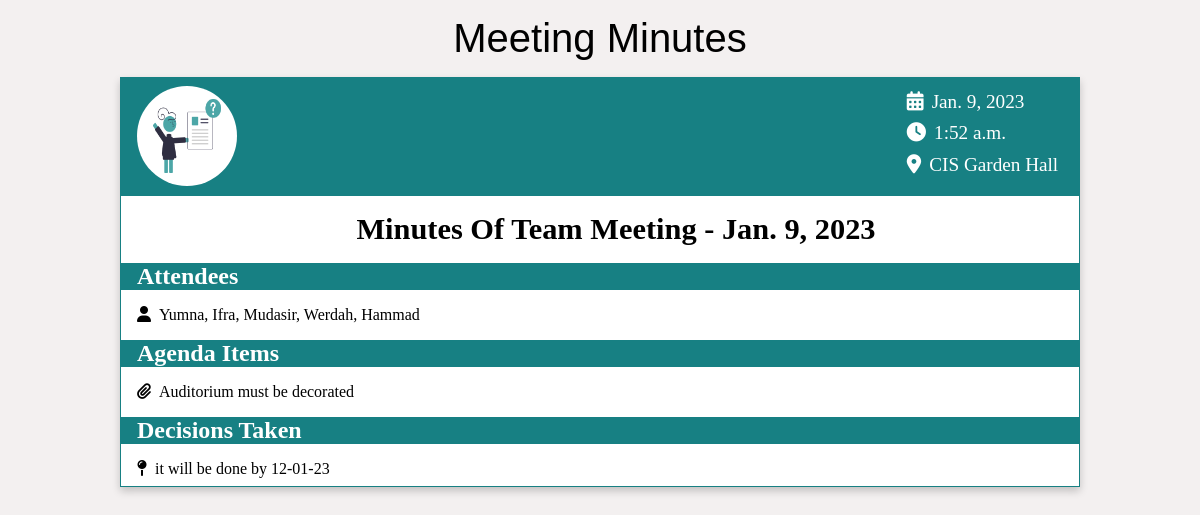
The page /meeting/1/ (signed in) on the database its author committed.
### meeting_minutes/models.py (models this page shows)
class meeting(models.Model):
    id = models.IntegerField(primary_key=True)
    date = models.DateField(default=False)
    time = models.TimeField(default=False)
    location = models.TextField(max_length=200)
    agenda = models.TextField(max_length=1000)
    members = models.TextField(max_length=200)
    decision = models.TextField(max_length=1000)

### meeting_minutes/views.py (the view)
# urls.py: path('<int:id>/', views.minutes, name='minutes'),
@login_required
def minutes(request, id):
    minutes= get_object_or_404(meeting, id=id)
    params={"meet": minutes}
    return render (request, 'minutes.html', params)

### templates/minutes.html (shortened to what this page needs)
<!DOCTYPE html>
<html lang="en">
<head>
    <link rel="stylesheet" href="/static/minutes page.css">
    <link rel="stylesheet" href="https://cdnjs.cloudflare.com/ajax/libs/font-awesome/6.2.1/css/all.min.css"
 />
</head>
<body>
    <div class="container">
        <h1 style="margin-bottom: 1rem;">Meeting Minutes</h1>
        <div class="page">
            <div class="header">
                <img src="/static/undraw_pending_approval_xuu9.png" />
                    <div class="chotu">
                        <span><i class="fa-solid u fa-calendar-days"></i>{{meet.date}}</span>
                        <span><i class="fa-solid u fa-clock"></i>{{meet.time}}</span>
                        <span><i class="fa-solid u fa-location-dot"></i>{{meet.location}}</span>
                    </div>
            </div>
            <h2 class="headd">Minutes Of Team Meeting - {{meet.date}}</h2>
            <div class="attendees">
                <div class="head">
                    <h2>Attendees</h2></div>
                <div class="modal-body">
                    <ul>
                      <li>
                        <p><i class="fa-solid u fa-user"></i>{{meet.members}}</p>
                      </li>
                    </ul>
                  </div>
            </div>
            <div class="agenda">
                <div class="head">
                <h2>Agenda Items</h2></div>
                <div class="modal-body">
                    <ul>
                      <li>
                        <p><i class="fa-solid u fa-paperclip"></i>{{meet.agenda}}</p>
                      </li>
                    </ul>
                  </div>
            </div>
            <div class="Decisions">
                <div class="head">
                    <h2>Decisions Taken</h2></div>
                <div class="modal-body">
                    <ul>
                      <li>
                        <p><i class="fa-solid u fa-map-pin"></i>{{meet.decision}}</p>
                      </li>
                    </ul>
                  </div>
            </div>
        </div>
    </div>
</body>
</html>

### static/minutes page.css (style rules this page uses)
* { box-sizing: border-box; padding: 0; margin: 0; }
body { overflow-x: hidden; background-color:#f3f0f0; }
.container { background-color:#f3f0f0; }
h1 { font-family: sans-serif; text-align: center; font-size: 40px; margin-top: 1rem; font-weight: lighter; }
.page { width: 80%; margin: auto; border: 1px solid #178083; background-color: white !important; box-shadow: 0 4px 8px 0 rgb(0 0 0 / 20%); }
.header { width: 100%; height: 7.4rem; background-color: #178083; padding:0 1rem 0 1rem; }
.header img { border-radius: 50%; height: 100px; width: 100px; margin-top: 0.5rem; margin-bottom: 0.5rem; }
.chotu { display: flex; flex-direction: column; align-items: flex-start; float: right; margin-top: 0.5rem; }
.chotu span { margin: 0.3rem; color: white; font-size: 1.2rem; }
.u { margin-right: 0.5rem; }
.modal-body ul li { list-style: none; margin-bottom: 0.5rem; }
.modal-body { margin-left: 1rem; }
h2 { margin: 1rem; }
h2 { color: white; width: 100%; }
.head { background-color: #178083; }
.headd { color: black; text-align: center; font-size: 1.9rem; }

### rows shown on the page
meeting: date "Jan. 9, 2023", time "1:52 a.m.", location "CIS Garden Hall", members "Yumna, Ifra, Mudasir, Werdah, Hammad", agenda "Auditorium must be decorated", decision "it will be done by 12-01-23"
